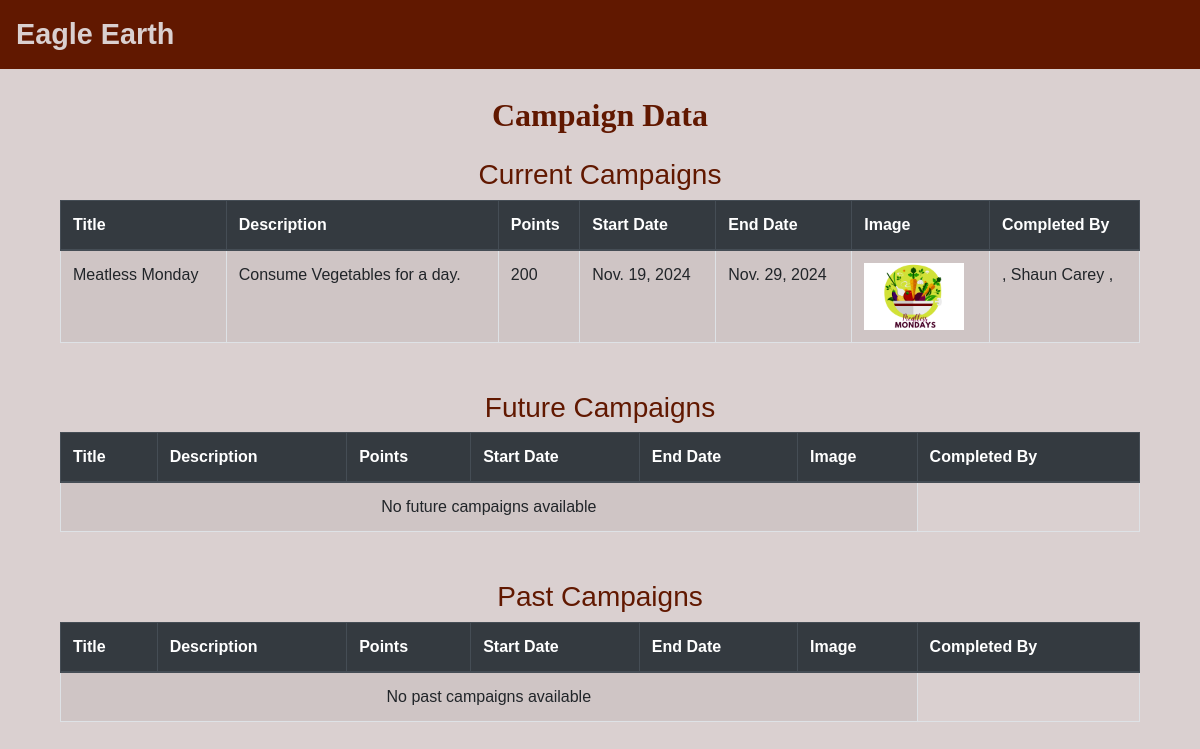
Page /campaign-data/ on the committed database.
### users/models.py (models this page shows, shortened)
class Campaign(models.Model):
    title = models.CharField(max_length=200, help_text="Enter the title of the campaign")
    description = models.TextField(help_text="Enter a brief description of the campaign")
    start_date = models.DateField(help_text="Campaign start date")
    end_date = models.DateField(help_text="Campaign end date")
    image = models.ImageField(upload_to='campaign_images/', blank=True, null=True, help_text="Upload an image for the campaign")
    created_at = models.DateTimeField(auto_now_add=True)
    updated_at = models.DateTimeField(auto_now=True)
    points = models.IntegerField(default=0)
    completed_by = models.JSONField(default=list, help_text="List of users who have completed the campaign")
    class Meta:
        ordering = ['-start_date']

### users/views.py (the view)
# urls.py: path('campaign-data/', views.campaign_data_view, name='campaign_data'),
def campaign_data_view(request):
    today = now().date()
    past_campaigns = Campaign.objects.filter(end_date__lt=today)
    present_campaigns = Campaign.objects.filter(start_date__lte=today, end_date__gte=today)
    future_campaigns = Campaign.objects.filter(start_date__gt=today)
    context = {
        'past_campaigns': past_campaigns,
        'present_campaigns': present_campaigns,
        'future_campaigns': future_campaigns
    }
    return render(request, 'campaign_data.html', context)

### users/templates/campaign_data.html (shortened to what this page needs)
{% extends "layout.html" %}
{% block content %}
<br>
<div class="container mt-5">
    <h2 class="text-center mb-4">Campaign Data</h2>
    <h3 class="text-center">Current Campaigns</h3>
    <table class="table table-bordered table-striped">
        <thead class="thead-dark">
            <tr>
                <th>Title</th>
                <th>Description</th>
                <th>Points</th>
                <th>Start Date</th>
                <th>End Date</th>
                <th>Image</th>
                <th>Completed By</th>
            </tr>
        </thead>
        <tbody>
            {% for campaign in present_campaigns %}
            <tr>
                <td>{{ campaign.title }}</td>
                <td>{{ campaign.description }}</td>
                <td>{{ campaign.points }}</td>
                <td>{{ campaign.start_date }}</td>
                <td>{{ campaign.end_date }}</td>
                <td>
                    {% if campaign.image %}
                        <img src="{{ campaign.image.url }}" alt="{{ campaign.title }}" style="width: 100px; height: auto;">
                    {% else %}
                        <span>No image</span>
                    {% endif %}
                </td>
                <td>
                {% for name in campaign.completed_by %}
                    {{ name }} ,
                {% endfor %}
            </td>
            </tr>
            {% empty %}
            <tr>
                <td colspan="6" class="text-center">No current campaigns available</td>
            </tr>
            {% endfor %}
        </tbody>
    </table>
    <h3 class="text-center mt-5">Future Campaigns</h3>
    <table class="table table-bordered table-striped">
        <thead class="thead-dark">
            <tr>
                <th>Title</th>
                <th>Description</th>
                <th>Points</th>
                <th>Start Date</th>
                <th>End Date</th>
                <th>Image</th>
                <th>Completed By</th>
            </tr>
        </thead>
        <tbody>
            {% for campaign in future_campaigns %}
            <tr>
                <td>{{ campaign.title }}</td>
                <td>{{ campaign.description }}</td>
                <td>{{ campaign.points }}</td>
                <td>{{ campaign.start_date }}</td>
                <td>{{ campaign.end_date }}</td>
                <td>
                    {% if campaign.image %}
                        <img src="{{ campaign.image.url }}" alt="{{ campaign.title }}" style="width: 100px; height: auto;">
                    {% else %}
                        <span>No image</span>
                    {% endif %}
                </td>
                {% for name in campaign.completed_by %}
                    <td>{{ name }}</td>
                {% endfor %}
            </tr>
            {% empty %}
            <tr>
                <td colspan="6" class="text-center">No future campaigns available</td>
            </tr>
            {% endfor %}
        </tbody>
    </table>
    <h3 class="text-center mt-5">Past Campaigns</h3>
    <table class="table table-bordered table-striped">
        <thead class="thead-dark">
            <tr>
                <th>Title</th>
                <th>Description</th>
                <th>Points</th>
                <th>Start Date</th>
                <th>End Date</th>
                <th>Image</th>
                <th>Completed By</th>
            </tr>
        </thead>
        <tbody>
            {% for campaign in past_campaigns %}
            <tr>
                <td>{{ campaign.title }}</td>
                <td>{{ campaign.description }}</td>
                <td>{{ campaign.points }}</td>
                <td>{{ campaign.start_date }}</td>
                <td>{{ campaign.end_date }}</td>
                <td>
                    {% if campaign.image %}
                        <img src="{{ campaign.image.url }}" alt="{{ campaign.title }}" style="width: 100px; height: auto;">
                    {% else %}
                        <span>No image</span>
                    {% endif %}
                </td>
                {% for name in campaign.completed_by %}
                    <td>{{ name }}</td>
                {% endfor %}
            </tr>
            {% empty %}
            <tr>
                <td colspan="6" class="text-center">No past campaigns available</td>
            </tr>
            {% endfor %}
        </tbody>
    </table>
</div>
{% endblock %}

### users/static/css/styles.css (style rules this page uses)
body { background-color: #dad0d0; color: #611800; font-family: 'Arial', sans-serif; }
h2 { font-family: 'Georgia', serif; font-weight: bold; text-align: center; margin-bottom: 20px; }
.container { margin-top: 50px; }

### rows in the picture
Campaign: title "Meatless Monday", description "Consume Vegetables for a day.", points "200", start_date "Nov. 19, 2024", end_date "Nov. 29, 2024", image (picture), completed_by "Shaun Carey"
